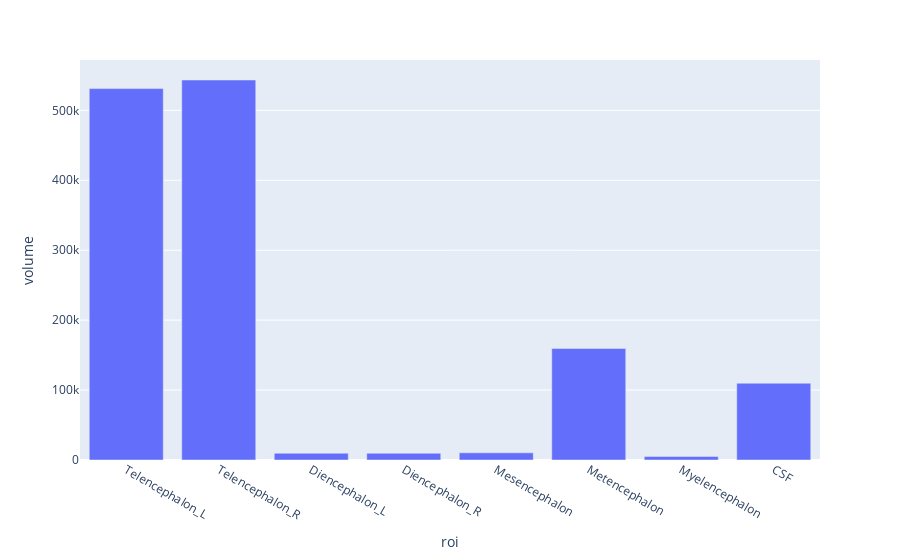

Write notebook code for a chart like this one.
### Markdown cell above
We can create an interactive plot with `plotly`. This is a professionally developed package that makes interactive plotting very easy. Also, it renders nicely within colab or jupyter notebooks. For plotly graphics, I would suggest assigning the graph to a variable then calling that variable to show the plot. This way you can modify the plot later if you'd like.

### Code cell
import plotly.express as px
myplot = px.bar(t1l1, x='roi', y='volume')
myplot.show()

### Figure 1 — Plotly figure (JSON) as saved in the notebook; plotly's stock layout.template omitted (floating-point values rounded to 4 significant figures)
{"data": [{"alignmentgroup": "True", "hovertemplate": "roi=%{x}<br>volume=%{y}<extra></extra>", "legendgroup": "", "marker": {"color": "#636efa", "pattern": {"shape": ""}}, "name": "", "offsetgroup": "", "orientation": "v", "showlegend": false, "textposition": "auto", "type": "bar", "x": ["Telencephalon_L", "Telencephalon_R", "Diencephalon_L", "Diencephalon_R", "Mesencephalon", "Metencephalon", "Myelencephalon", "CSF"], "xaxis": "x", "y": [531111, 543404, 9683, 9678, 10268, 159402, 4973, 109776], "yaxis": "y"}], "layout": {"barmode": "relative", "legend": {"tracegroupgap": 0}, "margin": {"t": 60}, "xaxis": {"anchor": "y", "domain": [0, 1], "title": {"text": "roi"}}, "yaxis": {"anchor": "x", "domain": [0, 1], "title": {"text": "volume"}}}}
